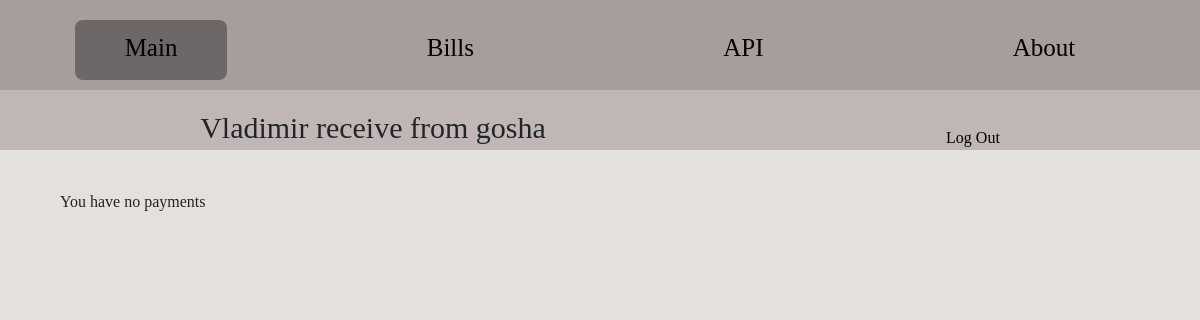
/users/receive/gosha (signed in), run on an earlier commit of the app's database.
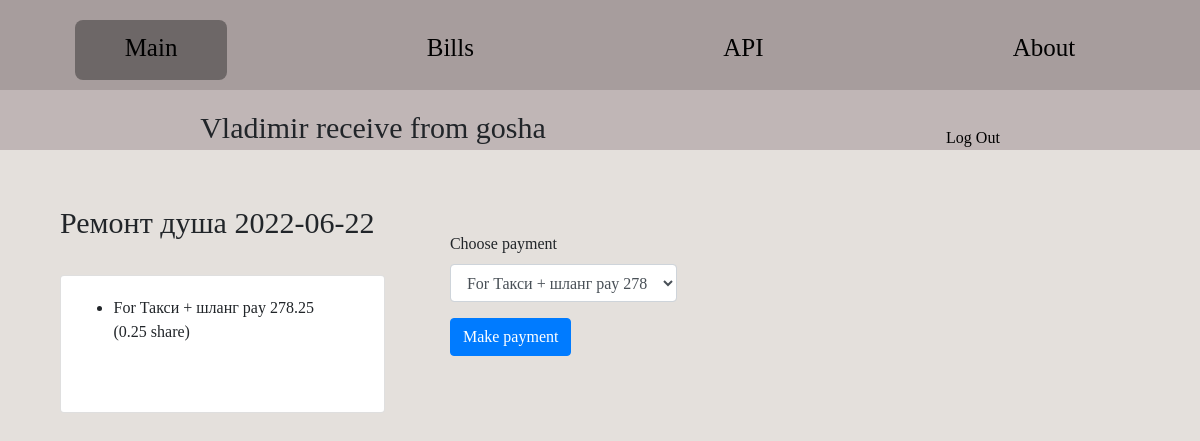
And on a later commit of the database.
### bills/models.py (models this page shows, shortened)
class Item(models.Model):
    name = models.CharField(max_length=500)
    amount = models.PositiveIntegerField()
    cost_per_exemplar = models.PositiveIntegerField()
    bill = models.ForeignKey(Bill, on_delete=models.CASCADE, related_name='items')
    def _get_cost_total(self):
        return self.amount*self.cost_per_exemplar
    cost_total = property(_get_cost_total)

class Item_Payment(models.Model):
    item = models.ForeignKey(Item, on_delete=models.CASCADE, related_name='payments')
    payer = models.ForeignKey(get_user_model(), on_delete=models.CASCADE, related_name='payers')
    paying_part = models.FloatField(editable = True, validators=[MinValueValidator(0.0), MaxValueValidator(1.0)])
    is_payed = models.BooleanField(editable = True, default = False)
    def _get_paying_amount(self):
        return round(self.paying_part*self.item.cost_per_exemplar*self.item.amount, 2)
    paying_amount = property(_get_paying_amount)
    def _get_lender(self):
        "Returns the lender of the bill where the item is on"
        return self.item.bill.lender
    lender = property(_get_lender)

### users/views.py (the view)
# urls.py: path('receive/<str:borrower_username>', views.receive, name='receive'),
def receive(request, borrower_username):
    user = request.user
    borrower = get_user_model().objects.get(username = borrower_username)
    bill_payment = []
    for bill in Bill.objects.filter(lender = user).all():
        payments_lst = []
        bill_total = 0
        for item in Item.objects.filter(bill = bill).all():
            for payment in Item_Payment.objects.filter(item = item).filter(payer = borrower).filter(is_payed = False).all():
                payments_lst.append([payment.id, payment.item.name, payment.paying_amount, payment.paying_part])
                bill_total += payment.paying_amount
        if not (payments_lst == []):
            bill_payment.append([str(bill), bill_total, payments_lst])
    return render(request, 'users/receive.html', {
        'user': user,
        'borrower': borrower,
        'bill_payment': bill_payment
    })

### bills/models.py (called while the page is built)
    def __str__(self):
        return f'{self.name} {self.date}' #: {self.cost_total}rub'

### users/templates/users/receive.html (shortened to what this page needs)
{% extends 'users/layout.html' %}
{% block body %}
<header class="subHeader">
    <div>
        {% if user.first_name %}
        <l1 class="title">{{ user.first_name }} receive from {{ borrower }}</l1>
        {% else %}
        <l1 class="title">{{ user.username }} receive from {{ borrower }}</l1>
        {% endif %}
    </div>
    <div>
        <a href="{% url 'users:logout' %}">Log Out</a>
    </div>
</header>
<div class="mainBox">
    {% if bill_payment %}
    <div>
        {% for bill, bill_total, payment in bill_payment %}
        <div class="subMainBox">
            <div style="width: 50%;">
                <l1 class="title">{{bill}}</l1>
                <div class="card">
                    <div class="card-body">
                        <ul class="list">
                            {% for payment_id, item_name, paying_amount, paying_part in payment %}
                            <li>For {{item_name}} pay {{paying_amount}} ({{paying_part}} share)</li>
                            {% endfor %}
                        </ul>
                    </div>
                </div>
            </div>
            <div class="paymentsBox" style="padding-left: 10%; padding-top: 5%;">
                <form action="{% url 'users:receive_payment' borrower.username %}" method="post">
                    <div class="form-group">
                        <label>Choose payment</label>
                        <select name="payment_id" class="form-control">
                            {% for payment_id, item_name, paying_amount, paying_part in payment %}
                            <option value="{{ payment_id }}">For {{item_name}} pay {{paying_amount}} ({{paying_part}}
                                share)</option>
                            {% endfor %}
                        </select>
                    </div>
                    <button type="submit" class="btn btn-primary">Make payment</button>
                </form>
            </div>
        </div>
        {% endfor %}
    </div>
    {% else %}
    <div>
        <l1>You have no payments</l1>
    </div>
    {% endif %}
</div>
{% endblock %}

What changed in the data, as far as the page shows it:
added Item: payment "Такси + шланг"
added Item_Payment: payment "0.25"
Also different on the page:
new list line: "Ремонт душа 2022-06-22 For pay 278.25 ( share) Choose payment For Такси + шланг pay 278.25 (0.25 share) Make payment"
text no longer shown: "You have no payments"
